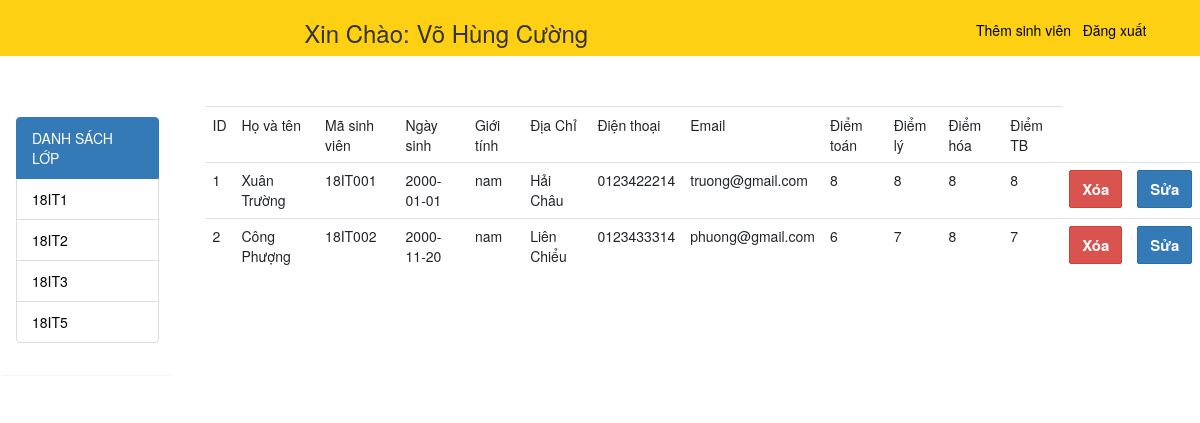
The app's page /php/ttsv_admin.php?id=1 (signed in) with its own data.
### tables this page shows
CREATE TABLE `tbllop` (
  `idlop` int(5) NOT NULL,
  `tenlop` varchar(5) NOT NULL,
  `GVCN` varchar(100) NOT NULL,
  `username` varchar(50) NOT NULL,
  `password` varchar(50) NOT NULL,
  `nghanh` varchar(50) NOT NULL
);

CREATE TABLE `tblsinhvien` (
  `id` int(5) NOT NULL,
  `hoten` varchar(50) NOT NULL,
  `masv` varchar(10) NOT NULL,
  `matkhau` varchar(20) NOT NULL,
  `ngaysinh` date NOT NULL,
  `gioitinh` varchar(3) NOT NULL,
  `dt` varchar(11) NOT NULL,
  `email` varchar(100) NOT NULL,
  `diachi` varchar(150) NOT NULL,
  `diemtoan` int(5) NOT NULL,
  `diemly` int(5) NOT NULL,
  `diemhoa` int(5) NOT NULL,
  `diemtb` int(5) NOT NULL,
  `idlop` int(5) NOT NULL
);

### php/ttsv_admin.php (the view, shortened to what this page needs)
<?php session_start();
	$con= mysqli_connect('localhost','root','','sinhvien');
	mysqli_set_charset($con, 'UTF8');
	$sql="select * from tblsinhvien where idlop='".$_GET['id']."'";
	$kq = mysqli_query($con,$sql);
?>
<!DOCTYPE html>
<html>
    <head>
	<link rel="stylesheet" href="https://maxcdn.bootstrapcdn.com/bootstrap/4.3.1/css/bootstrap.min.css">
    <link rel="stylesheet" type="text/css" href="../css/style.css">
</head>
<body>
		<div class="" style="padding-bottom: 50px;">
			<div class="row" >
				<div class="col-md-12" >
					<div class="" >
						<?php include ('header.php'); ?>
					</div>
				</div>
			</div>
		</div>
		<div class="">
			<div class="row">
			    <div class="col-md-2">
			    	<?php include("menu.php") ?>
			    </div>
			    <div class="col-md-10">
			    	<div class="table table-bored">
			    		<table>
                            <tr>
	                            <td>ID</td>
				    			<td>Họ và tên</td>
				    			<td>Mã sinh viên</td>
				    			<td>Ngày sinh</td>
				    			<td>Giới tính</td>
				    			<td>Địa Chỉ</td>
				    			<td>Điện thoại</td>
				    			<td>Email</td>
				    			<td>Điểm toán</td>
				    			<td>Điểm lý</td>
				    			<td>Điểm hóa</td>
				    			<td>Điểm TB</td>
                            </tr>
                            <tr>
                            	<?php
                            		while ($row = mysqli_fetch_array($kq)) {
                            			$id = $row['id'];
                            		    echo '<tr>';
                            		    echo '<td>'.$row["id"].'</td>';
                            		    echo '<td>'.$row["hoten"].'</td>';
                            		    echo '<td>'.$row["masv"].'</td>';
                            		    echo '<td>'.$row["ngaysinh"].'</td>';
                            		    echo '<td>'.$row["gioitinh"].'</td>';
                            		    echo '<td>'.$row["diachi"].'</td>';
                            		    echo '<td>'.$row["dt"].'</td>';
                            		    echo '<td>'.$row["email"].'</td>';
                            		    echo '<td>'.$row["diemtoan"].'</td>';
                            		    echo '<td>'.$row["diemly"].'</td>';
                            		    echo '<td>'.$row["diemhoa"].'</td>';
                            		    echo '<td>'.$row["diemtb"].'</td>';
                            		    echo '<td><a href="Delete_admin.php?id='.$id.'"  title=""><button type="button" class="btn btn-danger">Xóa</button></a></td>';
                            		    echo '<td><a href="Edit_Admin.php?id='.$id.'" title=""><button type="button" class="btn btn-primary">Sửa</button></a></td>';
                            		    echo '</tr>';
                            		}
                            	?>
                            </tr>
			    		</table>
			    	</div>
			    </div>
			</div>
		</div>
</body>
</html>

### php/menu.php (shortened to what this page needs)
<!DOCTYPE html>
<html>
<head>
	<link rel="stylesheet" href="https://maxcdn.bootstrapcdn.com/bootstrap/4.3.1/css/bootstrap.min.css">
	<link href="//netdna.bootstrapcdn.com/bootstrap/3.1.0/css/bootstrap.min.css" rel="stylesheet" id="bootstrap-css">
	<link rel="stylesheet" type="text/css" href="../css/style.css">
</head>
<body>
	<div class="panel ">
		<div class="panel-heading ">
			<?php
				$conn = mysqli_connect('localhost','root','','sinhvien');
				$query = "select * from tbllop";
				$kqua = mysqli_query($conn,$query);
				echo '<ul class="list-group">';
				echo '<li class="list-group-item active">DANH SÁCH LỚP </li>';
				while ($data = mysqli_fetch_array($kqua)) {
					$id = $data['idlop'];
				    echo '<li class="list-group-item"><a href="ttsv_admin.php?id='.$id.'" title="">'.$data["tenlop"].'</a></li>';
				}
				echo '</ul>';
			 ?>
		</div>
	</div>
</body>
</html>

### css/style.css (style rules this page uses)
a { margin: 0 auto; text-decoration: none; color: black; }
.form-control, .btn { min-height: 38px; border-radius: 2px; }
.btn { font-size: 15px; font-weight: bold; }

### records on screen
tbllop: tenlop "18IT1"
tbllop: tenlop "18IT2"
tbllop: tenlop "18IT3"
tbllop: tenlop "18IT5"
tblsinhvien: id "1", hoten "Xuân Trường", masv "18IT001", ngaysinh "2000-01-01", gioitinh "nam", diachi "Hải Châu", dt "0123422214", email "truong@gmail.com", diemtoan "8", diemly "8", diemhoa "8", diemtb "8"
tblsinhvien: id "2", hoten "Công Phượng", masv "18IT002", ngaysinh "2000-11-20", gioitinh "nam", diachi "Liên Chiểu", dt "0123433314", email "phuong@gmail.com", diemtoan "6", diemly "7", diemhoa "8", diemtb "7"

### other values on screen
$_SESSION['Position'] "Võ Hùng Cường"
